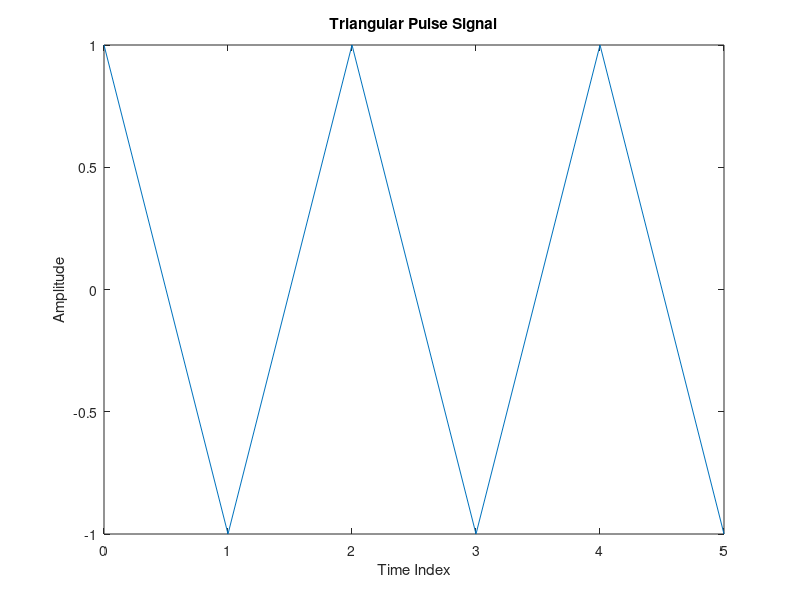

Reproduce this figure in MATLAB.
clc;
v=10;
f0=1;
w0=2*pi*f0;
T=1/f0;
D=0.5;
dT=T/512;
t=0:5;
y=(-1).^t;
plot(t,y);
ylabel('Amplitude');
xlabel('Time Index');
title('Triangular Pulse Signal');